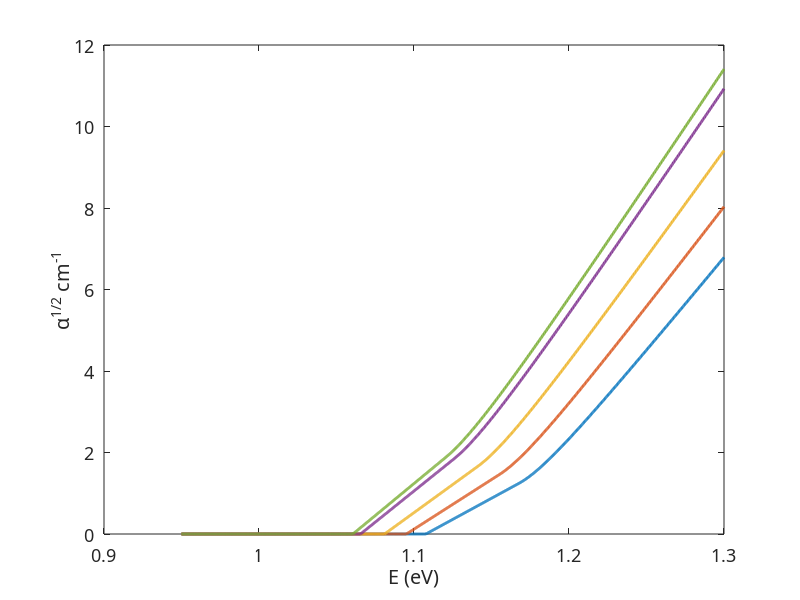

Recreate this plot in MATLAB. (Note: this script raises an error after producing the figure.)
clc;
clearvars;
close all;

format long;
set(0,'DefaultAxesFontName', 'Latex');
set(0,'DefaultAxesFontSize', 13);



%% physical constants
m0=9.11e-31;
q=1.6e-19;
eps0=8.854e-12;
kB   = 1.38e-23;
h=6.624e-34;
hcut=h/(2*pi);
c=3e8;

me      = 0.98*m0;
mh      = 0.16*m0;
mr      = me*mh/(me+mh);

fcv     = 23*q;
fcvf    = fcv/1000;

eps     = 11.9*eps0;
Eg      = 1.12*q;

%% Vashni's law
Eg0     = 1.17; %eV
A       = 7.021e-4;
B       = 1108;

Eg_V    = @(T) (Eg0 - A*T^2/(B + T))*q; %Vashni's law
Ep      = 0.03 * q;     % Typical phonon energy 20-30meV
%% Task 2: Indirect bandgap
Ts      = [250, 300, 350, 400, 415];
% E       = linspace(Eg-0.1*q,Eg+0.2*q,1000);
E       = linspace(0.95*q,1.3*q,1000);
eV      = 1.6 * 10^-19;

% Direct Allowed transition
figure(3);
for T = Ts
     EgT = Eg_V(T); %From Vashni's law
    % EgT = Eg; %bandgap does not change with temperature
    alpha   = (E>EgT-Ep).*(E - EgT + Ep).^2./(exp(Ep./(kB*T)) - 1) ...
            + (E>EgT+Ep).*(E - EgT - Ep).^2./(1 - exp(-Ep./(kB*T)));
     alpha = alpha/eV;
     alpha = (9e10)^2.*alpha;   %need to make it work

    plot(E/q, sqrt(alpha),'Linewidth', 2,...
        'DisplayName',sprintf('T = %d K',T));

    hold on;
end
xlabel ('E (eV)');
ylabel('\alpha^{1/2} cm^{-1}');
title(sprintf("Energy-dependent \\alpha^{1/2} for %s",string));
subtitle("Due to phonon emission/absorption");
% xlim([Eg/q-0.1,Eg/q+0.2]);
xlim([0.95,1.3]);
%ylim([0, 7]);
grid on;
legend('Box','off');
